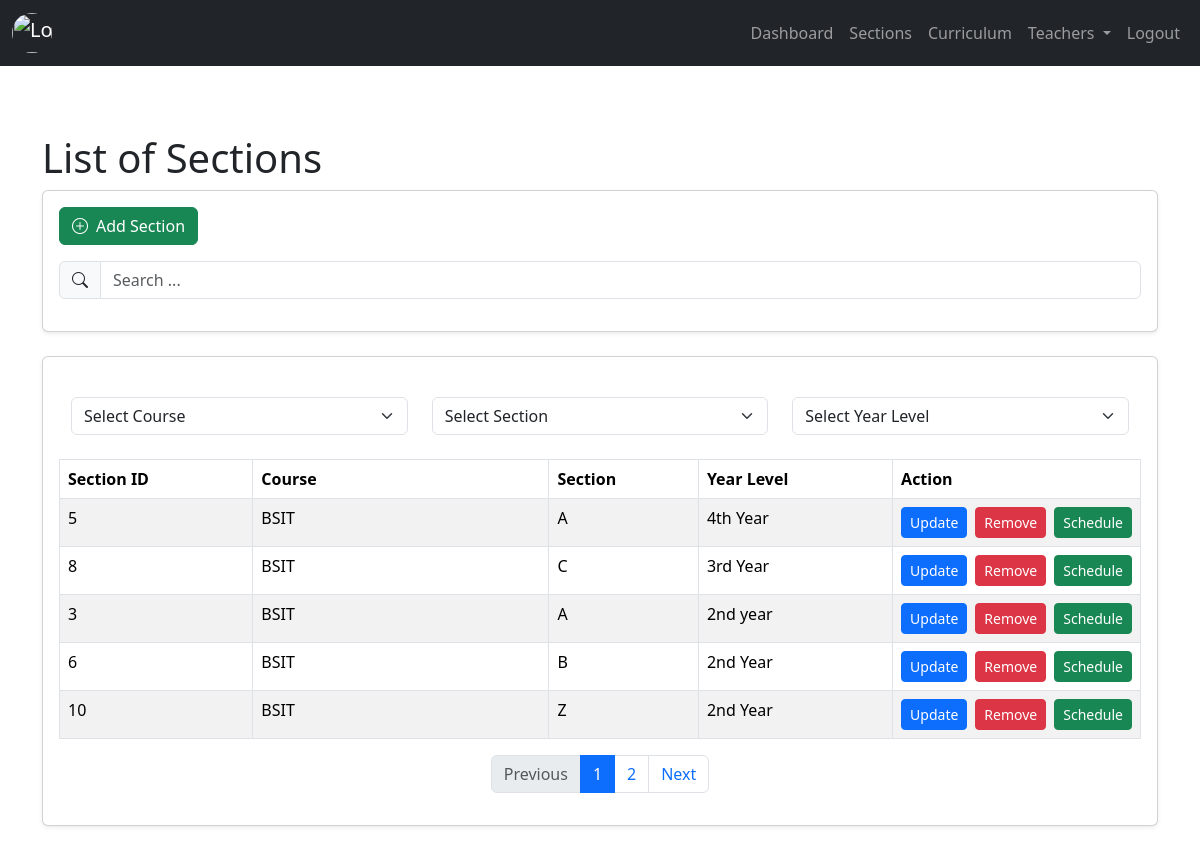
The app's page /admin/section.php (signed in) with its own data.
### tables this page shows
CREATE TABLE `tblsection` (
  `sectionId` int(11) NOT NULL,
  `course` varchar(60) NOT NULL,
  `year_level` varchar(60) NOT NULL,
  `section` varchar(60) NOT NULL,
  `section_status` int(11) NOT NULL DEFAULT 1 COMMENT '0=archive, 1=exist'
);

### admin/backend/db.php (called while the page is built, shortened)
<?php
class db_connect
{
    public $host = db_host;
    public $user = db_user;
    public $pass = db_pass;
    public $name = db_name;
    public function connect()
    {
        try {
            $this->conn = new mysqli($this->host, $this->user, $this->pass, $this->name);
        } catch (\Throwable $th) {
            header("Location:setup.php");
        }
    }
}

### admin/backend/class.php (called while the page is built, shortened)
<?php
include ('db.php');
class global_class extends db_connect
{
    public function fetch_all_Section()
    {
        $query = $this->conn->prepare("SELECT *
            FROM `tblsection`
            WHERE section_status = '1'
            ORDER BY year_level DESC
        ");
        if ($query->execute()) {
            $result = $query->get_result();
            return $result;
        }
    }
}

### admin/backend/end-points/fetchAllSection.php (the view)
<div class="container my-4">
    <div class="row mb-3">
        <div class="col-md-4">
            <select id="filterCourse" class="form-select">
                <option value="">Select Course</option>
            </select>
        </div>
        <div class="col-md-4">
            <select id="filterSection" class="form-select">
                <option value="">Select Section</option>
            </select>
        </div>
        <div class="col-md-4">
            <select id="filterYearLevel" class="form-select">
                <option value="">Select Year Level</option>
            </select>
        </div>
    </div>
</div>
<?php
    $fetch_all_Section = $db->fetch_all_Section();
    if (!empty($fetch_all_Section)) {
        foreach ($fetch_all_Section as $section):
?>
<tr class="sectionRow"
    data-course="<?= $section['course']; ?>"
    data-section="<?= $section['section']; ?>"
    data-year_level="<?= $section['year_level']; ?>">
    <td class="p-2"><?= $section['sectionId']; ?></td>
    <td class="p-2"><?= $section['course']; ?></td>
    <td class="p-2"><?= $section['section']; ?></td>
    <td class="p-2"><?= $section['year_level']; ?></td>
    <td class="p-2">
        <div class="d-flex gap-2">
            <button class="btn btn-primary btn-sm updateProductToggler" data-bs-toggle="modal" data-bs-target="#updateSectionModal"
                data-course="<?=$section['course']?>"
                data-year_level="<?=$section['year_level']?>"
                data-section="<?=$section['section']?>"
                data-sectionid="<?=$section['sectionId']?>"
                >Update</button>
            <button class="btn btn-danger btn-sm removeSection" data-sectionid="<?=$section['sectionId']?>">Remove</button>
            <a href="view_Section_schedule.php?sectionId=<?=$section['sectionId']?>"><button class="btn btn-success btn-sm">Schedule</button></a>
        </div>
    </td>
</tr>
<?php
    endforeach;
    } else { ?>
    <tr>
        <td colspan="8" class="p-2 text-center">No Record found.</td>
    </tr>
<?php } ?>

### records on screen
tblsection: sectionId "5", course "BSIT", section "A", year_level "4th Year"
tblsection: sectionId "8", course "BSIT", section "C", year_level "3rd Year"
tblsection: sectionId "3", course "BSIT", section "A", year_level "2nd year"
tblsection: sectionId "6", course "BSIT", section "B", year_level "2nd Year"
tblsection: sectionId "10", course "BSIT", section "Z", year_level "2nd Year"
